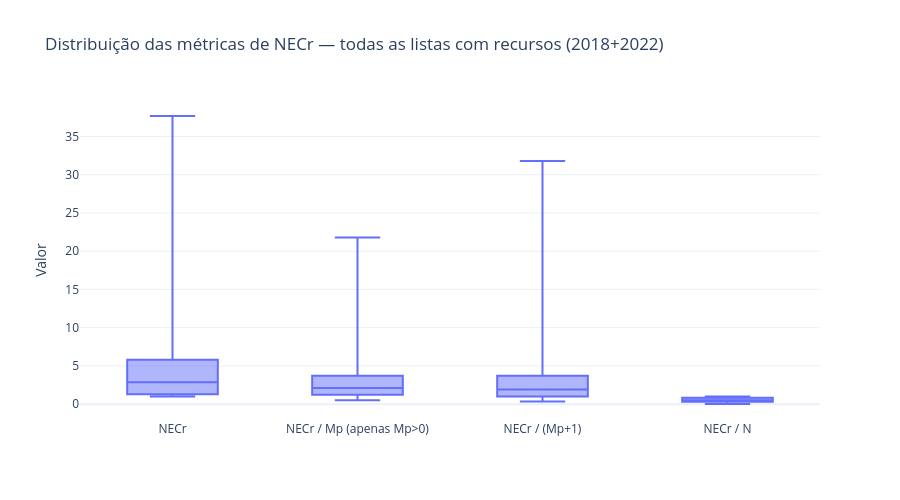

The code cell stored with this chart in its notebook:
### Markdown cell above
## 3. Estatísticas descritivas gerais

### Code cell
metricas = {
    "NECr": "NECr",
    "NECr_sobre_Mp": "NECr / Mp (apenas Mp>0)",
    "NECr_sobre_Mpp1": "NECr / (Mp+1)",
    "NECr_sobre_N": "NECr / N",
}
long_geral = listas_rec.melt(
    id_vars=["ano_eleicao"], value_vars=list(metricas), var_name="metrica", value_name="valor"
).dropna()
long_geral["metrica"] = long_geral["metrica"].map(metricas)

fig = px.box(
    long_geral, x="metrica", y="valor", points=False,
    title="Distribuição das métricas de NECr — todas as listas com recursos (2018+2022)",
    labels={"metrica": "", "valor": "Valor"},
)
fig.update_layout(template="plotly_white", width=900, height=500)
fig.show()

### Figure 1 — Plotly figure (JSON) as saved in the notebook; plotly's stock layout.template omitted (floating-point values rounded to 4 significant figures; data arrays with more than 128 entries replaced by an {"elided": "..."} marker saying what was removed)
{"data": [{"alignmentgroup": "True", "boxpoints": false, "hovertemplate": "=%{x}<br>Valor=%{y}<extra></extra>", "legendgroup": "", "marker": {"color": "#636efa"}, "name": "", "notched": false, "offsetgroup": "", "orientation": "v", "showlegend": false, "type": "box", "x": {"elided": "4842 str values"}, "x0": " ", "xaxis": "x", "y": {"elided": "4842 float values"}, "y0": " ", "yaxis": "y"}], "layout": {"boxmode": "group", "height": 500, "legend": {"tracegroupgap": 0}, "title": {"text": "Distribuição das métricas de NECr — todas as listas com recursos (2018+2022)"}, "width": 900, "xaxis": {"anchor": "y", "domain": [0.0, 1.0], "title": {"text": ""}}, "yaxis": {"anchor": "x", "domain": [0.0, 1.0], "title": {"text": "Valor"}}}}
